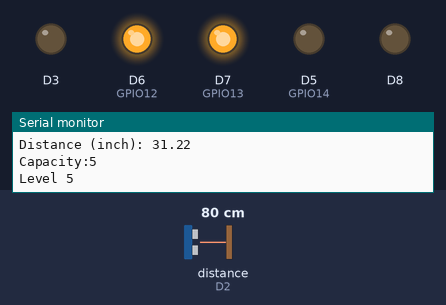
A sketch run on a simulated ESP8266 (NodeMCU). Shown: output pins drawn as LEDs (lit = HIGH), the last lines printed to the serial monitor. Wiring (inferred from the names in the program): ultrasonic range finder: trigger D1; echo D2. Inputs (shaded band) come from the test bench; at power-on: distance to the obstacle (sensor on D2) 80 cm. The echo pulse lasts 58.3 µs per cm; pins used as bus, display or sensor lines are not drawn.

Above: at 5.8 s.
5.9 s: distance to the obstacle (sensor on D2) set to 72 cm
At 10.7 s:
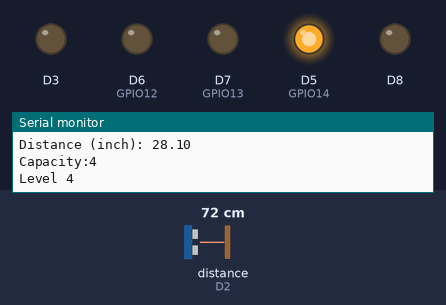
11.9 s: distance to the obstacle (sensor on D2) set to 65 cm
17.9 s: distance to the obstacle (sensor on D2) set to 56 cm
At 21.0 s:
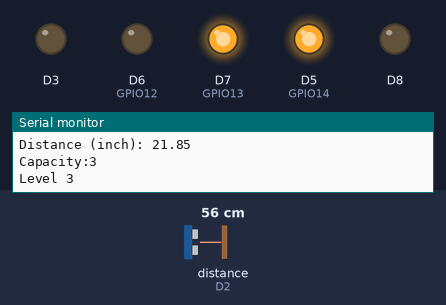
23.9 s: distance to the obstacle (sensor on D2) set to 50 cm
29.9 s: distance to the obstacle (sensor on D2) set to 43 cm
At 31.3 s:
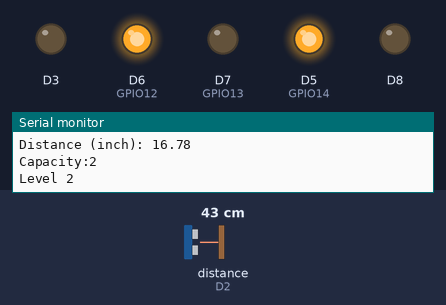
35.9 s: distance to the obstacle (sensor on D2) set to 60 cm
At 40.4 s:
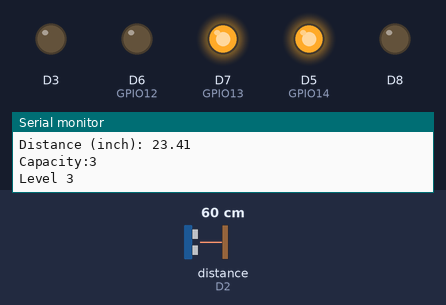
Timing chart, 0 to 41.9 s (numbered marks = the images above; inputs shaded):
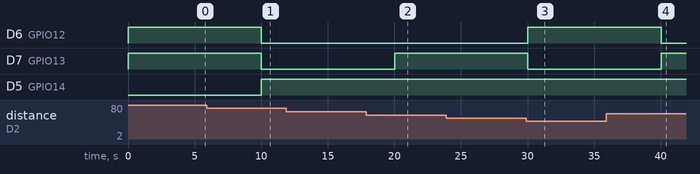

Measured:
- the behaviour switches between 77 and 76 cm on distance to the obstacle (sensor on D2) (found by bisection; images 0 and 1)
- the behaviour switches between 62 and 61 cm on distance to the obstacle (sensor on D2) (found by bisection; images 1 and 2)
- the behaviour switches between 47 and 46 cm on distance to the obstacle (sensor on D2) (found by bisection; images 2 and 3)
- after the input at 5.9 s, D6 (GPIO12), D7 (GPIO13): HIGH → LOW after 4.1 s; D5 (GPIO14): LOW → HIGH after 4.1 s
- after the input at 17.9 s, D7 (GPIO13): LOW → HIGH after 2.1 s
- after the input at 29.9 s, D6 (GPIO12): LOW → HIGH after 0.13 s; D7 (GPIO13): HIGH → LOW after 0.13 s
- after the input at 35.9 s, D6 (GPIO12): HIGH → LOW after 4.1 s; D7 (GPIO13): LOW → HIGH after 4.1 s

The sketch:

water_level_v1.ino
```cpp
const int trigPin = D1;
const int echoPin = D2;

//define sound velocity in cm/uS
#define SOUND_VELOCITY 0.034
#define CM_TO_INCH 0.393701

long  duration;
float distanceCm;
float distanceInch;
int   tank_size, len;
float cap;
int cap1;
int count=0;

void setup() {
  Serial.begin(115200); // Starts the serial communication
  tank_size=40;
  len=tank_size/10;
  pinMode(D5, OUTPUT);  //GPIO14
  pinMode(D6, OUTPUT);  //GPIO12
  pinMode(D7, OUTPUT);  //GPIO13

  pinMode(D8, OUTPUT);
  // Buzzer LED
  pinMode(D4, INPUT_PULLUP);
  pinMode(D3, OUTPUT);

  pinMode(trigPin, OUTPUT); // Sets the trigPin as an Output
  pinMode(echoPin, INPUT); // Sets the echoPin as an Input

}

void loop() {
  // Clears the trigPin
  digitalWrite(trigPin, LOW);
  delayMicroseconds(2);
  // Sets the trigPin on HIGH state for 10 micro seconds
  digitalWrite(trigPin, HIGH);
  delayMicroseconds(10);
  digitalWrite(trigPin, LOW);
  // Reads the echoPin, returns the sound wave travel time in microseconds
  duration = pulseIn(echoPin, HIGH);

  // Calculate the distance
  distanceCm = duration * SOUND_VELOCITY/2;

  // Convert to inches
  distanceInch = distanceCm * CM_TO_INCH;
  //=====================================================================================

  // Prints the distance on the Serial Monitor
  Serial.print("Distance (cm):\n ");
  Serial.println(distanceCm);
  Serial.print("Distance (inch): ");
  Serial.println(distanceInch);
  cap=distanceInch/(len*1.5);
  Serial.print("Capacity:");
  cap1=(((int)cap)+0);
  Serial.println(cap1);

  switch(cap1){
    case 1:
      digitalWrite(D5,HIGH);
      digitalWrite(D6,HIGH);
      digitalWrite(D7,HIGH);
      Serial.println("Level 1");
    break;

    case 2:
      digitalWrite(D5,HIGH);
      digitalWrite(D6,HIGH);
      digitalWrite(D7,LOW);
      Serial.println("Level 2");
    break;

    case 3:
      digitalWrite(D5,HIGH);
      digitalWrite(D6,LOW);
      digitalWrite(D7,HIGH);
      Serial.println("Level 3");
    break;

    case 4:
      digitalWrite(D5,HIGH);
      digitalWrite(D6,LOW);
      digitalWrite(D7,LOW);
      Serial.println("Level 4");
    break;

    case 5:
      digitalWrite(D5,LOW);
      digitalWrite(D6,HIGH);
      digitalWrite(D7,HIGH);
      Serial.println("Level 5");
    break;

    case 6:
      digitalWrite(D5,LOW);
      digitalWrite(D6,HIGH);
      digitalWrite(D7,LOW);
      Serial.println("Level 6");
    break;

    case 7:
      digitalWrite(D5,LOW);
      digitalWrite(D6,LOW);
      digitalWrite(D7,HIGH);
      Serial.println("Level 7");
    break;

  }
  delay(5000);
}
  /*
  count=count+1;
  if(count>=24){
    ESP.deepSleep(1200e6);
  }  */
```
